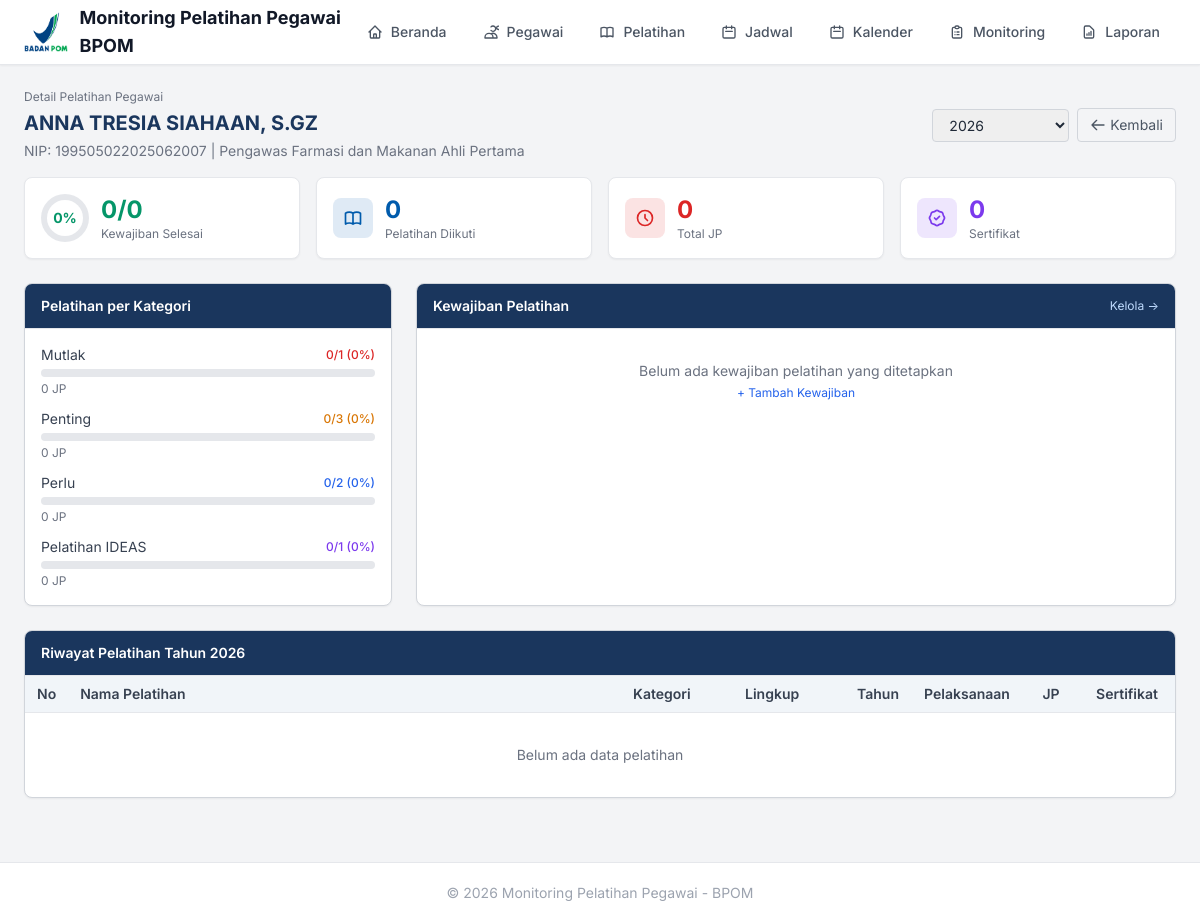
The page /pages/pegawai_detail.php?id=1&year=2026 on the database its author committed.
### tables this page shows
CREATE TABLE pegawai (
    id INT AUTO_INCREMENT PRIMARY KEY,
    nama VARCHAR(255) NOT NULL,
    nip VARCHAR(50) NOT NULL UNIQUE,
    jabatan VARCHAR(255),
    email VARCHAR(100),
    phone VARCHAR(20),
    created_at TIMESTAMP DEFAULT CURRENT_TIMESTAMP
);

CREATE TABLE kategori_pelatihan (
    id INT AUTO_INCREMENT PRIMARY KEY,
    nama VARCHAR(100) NOT NULL
);

### pages/pegawai_detail.php (the view, shortened to what this page needs)
<?php
require_once '../includes/header.php';
$conn = getConnection();
$pegawai_id = isset($_GET['id']) ? (int)$_GET['id'] : 0;
$pegawai = $conn->query("SELECT * FROM pegawai WHERE id = $pegawai_id")->fetch_assoc();
$filterYear = $_GET['year'] ?? date('Y');
$pelatihanDiikuti = $conn->query("
    SELECT m.*, p.nama as pelatihan_nama, p.jumlah_jp as jp_pelatihan,
           k.nama as kategori_nama, l.nama as lingkup_nama
    FROM monitoring_pelatihan m
    LEFT JOIN pelatihan p ON m.pelatihan_id = p.id
    LEFT JOIN kategori_pelatihan k ON p.kategori_id = k.id
    LEFT JOIN lingkup_pelatihan l ON p.lingkup_id = l.id
    WHERE m.pegawai_id = $pegawai_id " . ($filterYear ? "AND m.tahun = $filterYear" : "") . "
    ORDER BY m.tahun DESC, p.nama
");
$statsByKategori = $conn->query("
    SELECT k.id, k.nama,
           COUNT(DISTINCT m.pelatihan_id) as jumlah_diikuti,
           COALESCE(SUM(m.jumlah_jp), 0) as total_jp
    FROM kategori_pelatihan k
    LEFT JOIN pelatihan p ON k.id = p.kategori_id
    LEFT JOIN monitoring_pelatihan m ON p.id = m.pelatihan_id AND m.pegawai_id = $pegawai_id " . ($filterYear ? "AND m.tahun = $filterYear" : "") . "
    GROUP BY k.id, k.nama
    ORDER BY k.id
");
$totalPerKategori = [];
$result = $conn->query("SELECT k.nama, COUNT(p.id) as total FROM kategori_pelatihan k LEFT JOIN pelatihan p ON k.id = p.kategori_id GROUP BY k.id");
while($r = $result->fetch_assoc()) { $totalPerKategori[$r['nama']] = $r['total']; }
$totalKewajiban = 0;
$kewajibanSelesai = 0;
$kewajibanData = [];
$persentaseKewajiban = $totalKewajiban > 0 ? round(($kewajibanSelesai / $totalKewajiban) * 100) : 0;
$totalJP = $conn->query("SELECT COALESCE(SUM(jumlah_jp), 0) as total FROM monitoring_pelatihan WHERE pegawai_id = $pegawai_id " . ($filterYear ? "AND tahun = $filterYear" : ""))->fetch_assoc()['total'];
$totalPelatihan = $pelatihanDiikuti->num_rows;
$years = $conn->query("SELECT DISTINCT tahun FROM monitoring_pelatihan WHERE pegawai_id = $pegawai_id ORDER BY tahun DESC");
?>
<div class="flex flex-col md:flex-row md:items-center md:justify-between gap-4 mb-4">
    <div>
        <p class="text-xs text-gray-500 mb-1">Detail Pelatihan Pegawai</p>
        <h1 class="text-xl font-bold text-gray-800" style="color:#1a365d;"><?= strtoupper($pegawai['nama']) ?></h1>
        <p class="text-sm text-gray-500 mt-1">NIP: <?= $pegawai['nip'] ?> | <?= $pegawai['jabatan'] ?: '-' ?></p>
    </div>
    <div class="flex items-center gap-2">
        <form method="GET" class="flex items-center gap-2">
            <select name="year" onchange="this.form.submit()" class="px-3 py-1.5 text-sm border border-gray-300 rounded">
                <?php $years->data_seek(0); while($y = $years->fetch_assoc()): ?>
                <option value="<?= $y['tahun'] ?>" <?= $filterYear == $y['tahun'] ? 'selected' : '' ?>><?= $y['tahun'] ?></option>
                <?php endwhile; ?>
                <?php if(!$filterYear || !in_array($filterYear, array_column(iterator_to_array($years), 'tahun'))): ?>
                <option value="<?= date('Y') ?>" <?= $filterYear == date('Y') ? 'selected' : '' ?>><?= date('Y') ?></option>
                <?php endif; ?>
            </select>
        </form>
        <a href="pegawai.php" class="inline-flex items-center gap-1 text-sm px-3 py-1.5 rounded border border-gray-300 hover:bg-gray-50 text-gray-600">
            <svg class="w-4 h-4" fill="none" stroke="currentColor" viewBox="0 0 24 24"><path stroke-linecap="round" stroke-linejoin="round" stroke-width="2" d="M10 19l-7-7m0 0l7-7m-7 7h18"/></svg>
            Kembali
        </a>
    </div>
</div>
<div class="grid grid-cols-2 md:grid-cols-4 gap-4 mb-6">
    <div class="bg-white rounded-lg border border-gray-200 p-4 shadow-sm">
        <div class="flex items-center gap-3">
            <div class="w-12 h-12 rounded-full flex items-center justify-center" style="background: conic-gradient(#059669 <?= $persentaseKewajiban ?>%, #e5e7eb <?= $persentaseKewajiban ?>%);">
                <div class="w-9 h-9 rounded-full bg-white flex items-center justify-center">
                    <span class="text-sm font-bold" style="color:#059669;"><?= $persentaseKewajiban ?>%</span>
                </div>
            </div>
            <div>
                <p class="text-2xl font-bold" style="color:#059669;"><?= $kewajibanSelesai ?>/<?= $totalKewajiban ?></p>
                <p class="text-xs text-gray-500">Kewajiban Selesai</p>
            </div>
        </div>
    </div>
    <div class="bg-white rounded-lg border border-gray-200 p-4 shadow-sm">
        <div class="flex items-center gap-3">
            <div class="w-10 h-10 rounded-lg flex items-center justify-center" style="background:#005BAC20;">
            </div>
            <div>
                <p class="text-2xl font-bold" style="color:#005BAC;"><?= $totalPelatihan ?></p>
                <p class="text-xs text-gray-500">Pelatihan Diikuti</p>
            </div>
        </div>
    </div>
    <div class="bg-white rounded-lg border border-gray-200 p-4 shadow-sm">
        <div class="flex items-center gap-3">
            <div class="w-10 h-10 rounded-lg flex items-center justify-center" style="background:#dc262620;">
                <svg class="w-5 h-5" style="color:#dc2626;" fill="none" stroke="currentColor" viewBox="0 0 24 24"><path stroke-linecap="round" stroke-linejoin="round" stroke-width="2" d="M12 8v4l3 3m6-3a9 9 0 11-18 0 9 9 0 0118 0z"/></svg>
            </div>
            <div>
                <p class="text-2xl font-bold" style="color:#dc2626;"><?= $totalJP ?></p>
                <p class="text-xs text-gray-500">Total JP</p>
            </div>
        </div>
    </div>
    <div class="bg-white rounded-lg border border-gray-200 p-4 shadow-sm">
        <div class="flex items-center gap-3">
            <div class="w-10 h-10 rounded-lg flex items-center justify-center" style="background:#7c3aed20;">
            </div>
            <div>
                <p class="text-2xl font-bold" style="color:#7c3aed;"><?= $conn->query("SELECT COUNT(*) as c FROM monitoring_pelatihan WHERE pegawai_id = $pegawai_id AND no_sertifikat IS NOT NULL AND no_sertifikat != ''" . ($filterYear ? " AND tahun = $filterYear" : ""))->fetch_assoc()['c'] ?></p>
                <p class="text-xs text-gray-500">Sertifikat</p>
            </div>
        </div>
    </div>
</div>
<div class="grid grid-cols-1 lg:grid-cols-3 gap-6 mb-6">
    <div class="bg-white rounded-lg border border-gray-300 shadow-sm overflow-hidden">
        <div class="px-4 py-3 border-b border-gray-200" style="background:#1a365d;">
            <h2 class="font-semibold text-white text-sm">Pelatihan per Kategori</h2>
        </div>
        <div class="p-4">
            <?php
            $katColors = ['Mutlak'=>'#dc2626','Penting'=>'#d97706','Perlu'=>'#2563eb','Pelatihan IDEAS'=>'#7c3aed'];
            $statsByKategori->data_seek(0);
            while($s = $statsByKategori->fetch_assoc()):
                $color = $katColors[$s['nama']] ?? '#6b7280';
                $total = $totalPerKategori[$s['nama']] ?? 0;
                $persen = $total > 0 ? round(($s['jumlah_diikuti'] / $total) * 100) : 0;
            ?>
            <div class="mb-3 last:mb-0">
                <div class="flex items-center justify-between mb-1">
                    <span class="text-sm text-gray-700"><?= $s['nama'] ?></span>
                    <span class="text-xs font-medium" style="color:<?= $color ?>;"><?= $s['jumlah_diikuti'] ?>/<?= $total ?> (<?= $persen ?>%)</span>
                </div>
                <div class="w-full bg-gray-200 rounded-full h-2">
                </div>
                <p class="text-xs text-gray-500 mt-1"><?= $s['total_jp'] ?> JP</p>
            </div>
            <?php endwhile; ?>
        </div>
    </div>
    <div class="lg:col-span-2 bg-white rounded-lg border border-gray-300 shadow-sm overflow-hidden">
        <div class="px-4 py-3 border-b border-gray-200 flex items-center justify-between" style="background:#1a365d;">
            <h2 class="font-semibold text-white text-sm">Kewajiban Pelatihan</h2>
            <a href="kewajiban.php?pegawai_id=<?= $pegawai_id ?>" class="text-xs text-blue-200 hover:text-white">Kelola →</a>
        </div>
        <?php if(count($kewajibanData) > 0): ?>
        <div class="divide-y divide-gray-100 max-h-64 overflow-y-auto">
            <?php foreach($kewajibanData as $kw):
                $isDone = $kw['sudah_ikut'] > 0;
            ?>
            <div class="px-4 py-2 flex items-center justify-between hover:bg-gray-50">
                <div class="flex items-center gap-3">
                    <?php if($isDone): ?>
                    <span class="w-6 h-6 rounded-full flex items-center justify-center" style="background:#05966920;">
                        <svg class="w-4 h-4" style="color:#059669;" fill="none" stroke="currentColor" viewBox="0 0 24 24"><path stroke-linecap="round" stroke-linejoin="round" stroke-width="2" d="M5 13l4 4L19 7"/></svg>
                    </span>
                    <?php else: ?>
                    <span class="w-6 h-6 rounded-full flex items-center justify-center" style="background:#dc262620;">
                        <svg class="w-4 h-4" style="color:#dc2626;" fill="none" stroke="currentColor" viewBox="0 0 24 24"><path stroke-linecap="round" stroke-linejoin="round" stroke-width="2" d="M12 8v4m0 4h.01M21 12a9 9 0 11-18 0 9 9 0 0118 0z"/></svg>
                    </span>
                    <?php endif; ?>
                    <div>
                        <p class="text-sm font-medium text-gray-800 <?= $isDone ? 'line-through text-gray-400' : '' ?>"><?= $kw['pelatihan_nama'] ?></p>
                        <p class="text-xs text-gray-500"><?= $kw['kategori_nama'] ?></p>
                    </div>
                </div>
                <span class="text-xs px-2 py-0.5 rounded <?= $isDone ? 'bg-green-100 text-green-700' : 'bg-red-100 text-red-700' ?>">
                    <?= $isDone ? 'Selesai' : 'Belum' ?>
                </span>
            </div>
            <?php endforeach; ?>
        </div>
        <?php else: ?>
        <div class="px-4 py-8 text-center text-gray-500 text-sm">
            <p>Belum ada kewajiban pelatihan yang ditetapkan</p>
            <a href="kewajiban.php?pegawai_id=<?= $pegawai_id ?>" class="text-blue-600 hover:underline text-xs mt-1 inline-block">+ Tambah Kewajiban</a>
        </div>
        <?php endif; ?>
    </div>
</div>
<div class="bg-white rounded-lg border border-gray-300 shadow-sm overflow-hidden">
    <div class="px-4 py-3 border-b border-gray-200" style="background:#1a365d;">
        <h2 class="font-semibold text-white text-sm">Riwayat Pelatihan <?= $filterYear ? "Tahun $filterYear" : "" ?></h2>
    </div>
    <div class="overflow-x-auto">
        <table class="w-full text-sm">
            <thead>
                <tr style="background:#f1f5f9;">
                    <th class="px-3 py-2 text-left font-semibold text-gray-700 border-b border-gray-200 w-10">No</th>
                    <th class="px-3 py-2 text-left font-semibold text-gray-700 border-b border-gray-200">Nama Pelatihan</th>
                    <th class="px-3 py-2 text-left font-semibold text-gray-700 border-b border-gray-200 w-28">Kategori</th>
                    <th class="px-3 py-2 text-left font-semibold text-gray-700 border-b border-gray-200 w-28">Lingkup</th>
                    <th class="px-3 py-2 text-center font-semibold text-gray-700 border-b border-gray-200 w-16">Tahun</th>
                    <th class="px-3 py-2 text-center font-semibold text-gray-700 border-b border-gray-200 w-28">Pelaksanaan</th>
                    <th class="px-3 py-2 text-center font-semibold text-gray-700 border-b border-gray-200 w-14">JP</th>
                    <th class="px-3 py-2 text-center font-semibold text-gray-700 border-b border-gray-200 w-24">Sertifikat</th>
                </tr>
            </thead>
            <tbody>
<?php if($pelatihanDiikuti->num_rows > 0): $no = 1; while($row = $pelatihanDiikuti->fetch_assoc()):
    $bgColor = $no % 2 == 0 ? '#f8fafc' : '#ffffff';
    $katColors = ['Mutlak'=>'#dc2626','Penting'=>'#d97706','Perlu'=>'#2563eb','Pelatihan IDEAS'=>'#7c3aed'];
    $katColor = $katColors[$row['kategori_nama']] ?? '#6b7280';
?>
                <tr style="background:<?= $bgColor ?>;" class="hover:bg-blue-50 border-b border-gray-100">
                    <td class="px-3 py-2 text-gray-500"><?= $no++ ?></td>
                    <td class="px-3 py-2 font-medium text-gray-800"><?= $row['pelatihan_nama'] ?></td>
                    <td class="px-3 py-2">
                        <span class="text-xs px-2 py-0.5 rounded" style="background:<?= $katColor ?>20; color:<?= $katColor ?>;"><?= $row['kategori_nama'] ?? '-' ?></span>
                    </td>
                    <td class="px-3 py-2 text-gray-600"><?= $row['lingkup_nama'] ?? '-' ?></td>
                    <td class="px-3 py-2 text-center font-medium" style="color:#005BAC;"><?= $row['tahun'] ?></td>
                    <td class="px-3 py-2 text-center text-gray-600"><?= $row['pelaksanaan'] ? date('d/m/Y', strtotime($row['pelaksanaan'])) : '-' ?></td>
                    <td class="px-3 py-2 text-center font-medium" style="color:#005BAC;"><?= $row['jumlah_jp'] ?></td>
                    <td class="px-3 py-2 text-center">
                        <?php if($row['no_sertifikat']): ?>
                        <span class="text-xs px-2 py-0.5 rounded bg-green-100 text-green-700" title="<?= $row['no_sertifikat'] ?>">Ada</span>
                        <?php else: ?>
                        <span class="text-xs text-gray-400">-</span>
                        <?php endif; ?>
                    </td>
                </tr>
<?php endwhile; else: ?>
                <tr>
                    <td colspan="8" class="px-4 py-8 text-center text-gray-500">
                        <p>Belum ada data pelatihan</p>
                    </td>
                </tr>
<?php endif; ?>
            </tbody>
        </table>
    </div>
</div>
<?php $conn->close(); require_once '../includes/footer.php'; ?>

### includes/header.php (style rules this page uses)
* { font-family: 'Inter', -apple-system, BlinkMacSystemFont, sans-serif; }

### rows shown on the page
pegawai: nama "ANNA TRESIA SIAHAAN, S.GZ", nip "199505022025062007", jabatan "Pengawas Farmasi dan Makanan Ahli Pertama"
kategori_pelatihan: nama "Mutlak", jumlah_diikuti "0", nama "1", persen "0", total_jp "0"
kategori_pelatihan: nama "Penting", jumlah_diikuti "0", nama "3", persen "0", total_jp "0"
kategori_pelatihan: nama "Perlu", jumlah_diikuti "0", nama "2", persen "0", total_jp "0"
kategori_pelatihan: nama "Pelatihan IDEAS", jumlah_diikuti "0", nama "1", persen "0", total_jp "0"

### other values the page prints
$item['label'] "Beranda"
$item['label'] "Pegawai"
$item['label'] "Pelatihan"
$item['label'] "Jadwal"
$item['label'] "Kalender"
$item['label'] "Monitoring"
$item['label'] "Laporan"
$persentaseKewajiban "0"
$kewajibanSelesai "0"
$totalKewajiban "0"
$totalPelatihan "0"
$totalJP "0"
$filterYear "2026"
form field year "2026"
